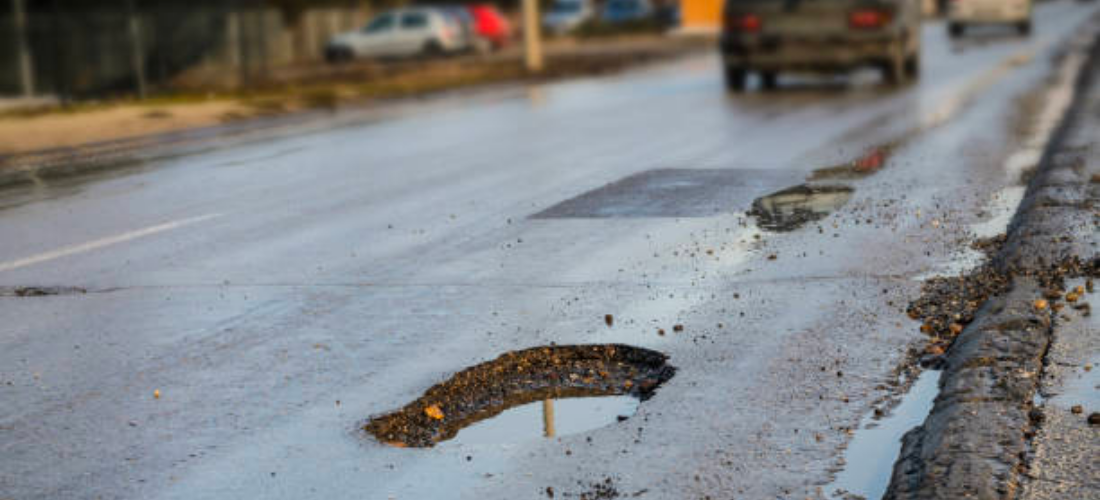
#> input picture imgs/Bedrock-Blogs-1100x500.png, 1100 x 500 px
$ python -i canny.py   (imports and definitions only)
#> lines starting #> are read from the running program, lines starting #| are printed output that depends on the picture
#> further down, picture is the input picture: shape (500, 1100, 3); mean B, G, R 134, 131.8, 129.7
import cv2
import numpy as np


def canny(img):
    median = cv2.medianBlur(img, 5)
    kernel = np.ones((5, 5), np.uint8)
    erosion = cv2.erode(median, kernel, iterations=1)
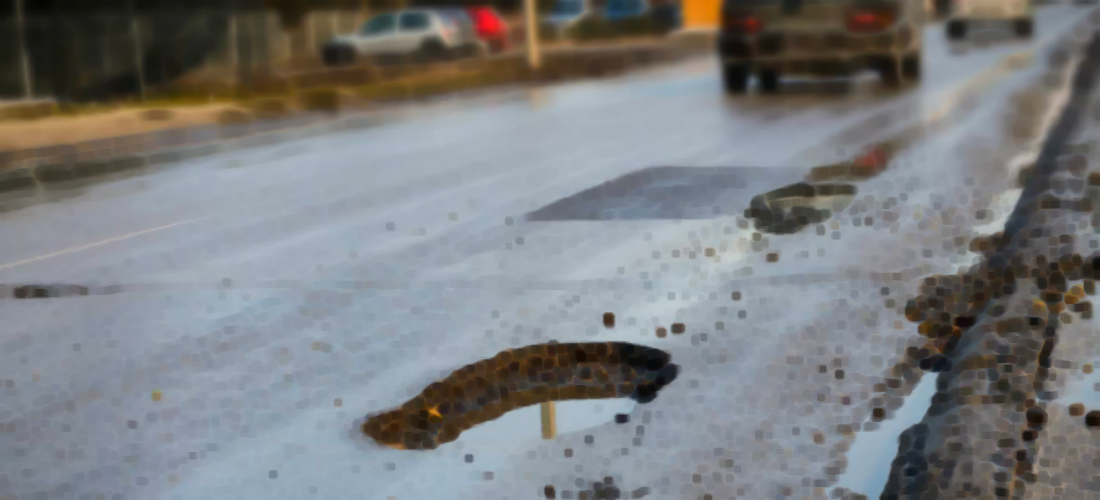
#> erosion: shape (500, 1100, 3); mean B, G, R 126.8, 125, 122.8
    dilation = cv2.dilate(erosion, kernel, iterations=1)
    closing = cv2.morphologyEx(dilation, cv2.MORPH_CLOSE, kernel)
    edges = cv2.Canny(closing, 30, 80)
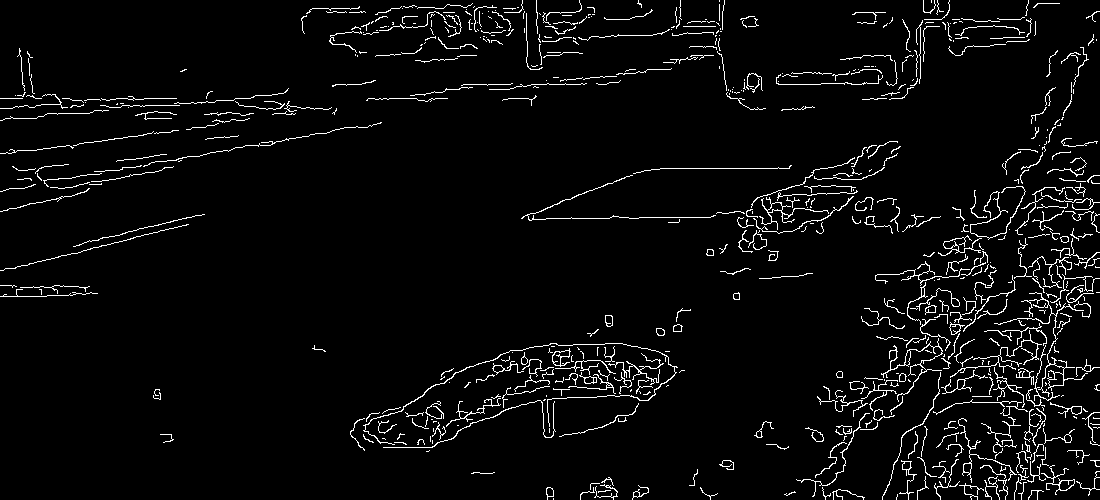
#> edges: shape (500, 1100); 4.1% white in thin lines or dots
    return edges

>>> import cv2
>>> picture = cv2.imread('../../imgs/Bedrock-Blogs-1100x500.png')
>>> result = canny(picture)
